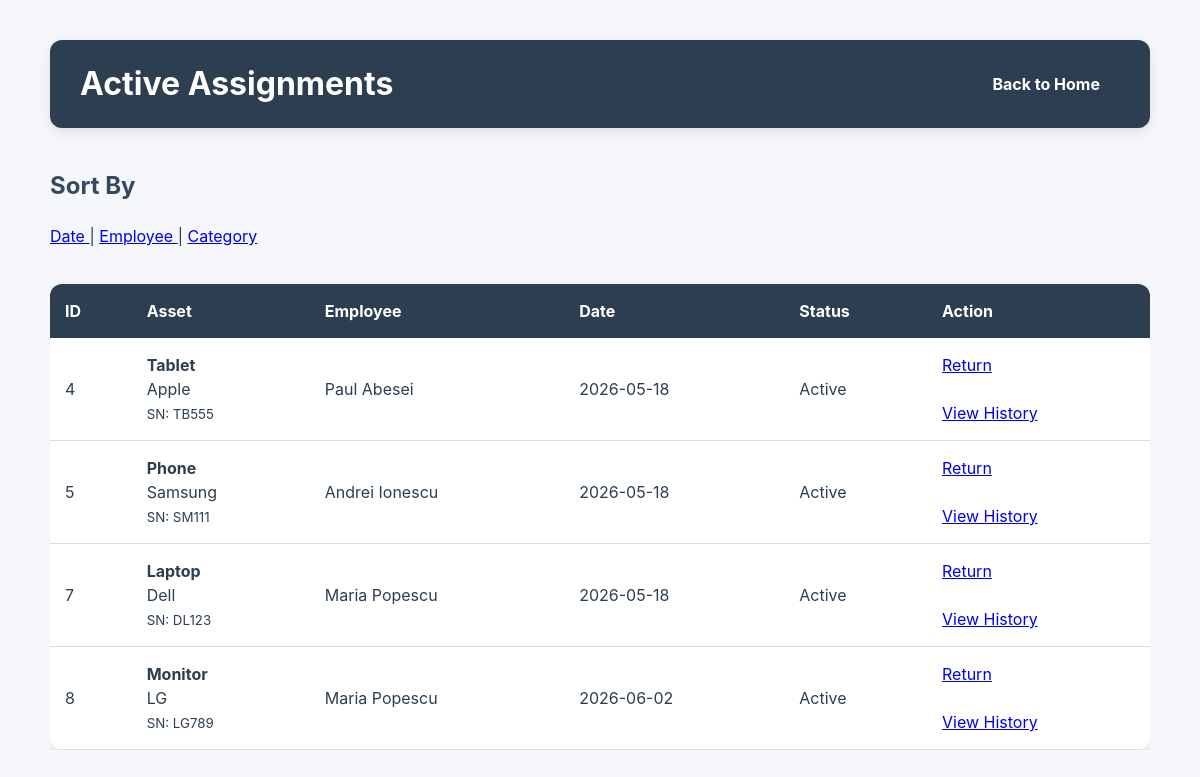
The app's page /assignments with its own data.
### tables this page shows
CREATE TABLE assignments (
                id INTEGER PRIMARY KEY AUTOINCREMENT,
                asset_id INTEGER NOT NULL,
                employee_id INTEGER NOT NULL,
                assigned_date TEXT NOT NULL,
                returned_date TEXT,
                status TEXT NOT NULL DEFAULT 'Active',

                FOREIGN KEY (asset_id)
                    REFERENCES assets(id),

                FOREIGN KEY (employee_id)
                    REFERENCES employees(id)
            );

CREATE TABLE assets (
                id INTEGER PRIMARY KEY AUTOINCREMENT,
                category TEXT NOT NULL,
                brand TEXT NOT NULL,
                serial_number TEXT UNIQUE NOT NULL,
                status TEXT NOT NULL DEFAULT 'Available',
                purchase_date TEXT
            );

CREATE TABLE employees (
                id INTEGER PRIMARY KEY AUTOINCREMENT,
                first_name TEXT NOT NULL,
                last_name TEXT NOT NULL,
                department TEXT
            );

### routes/assignments.py (the view)
    @app.route("/assignments")
    def list_assignments() -> str:
        sort_by = request.args.get("sort", "date")
        data = get_active_assignments(sort_by)
        return render_template(
            "assignments/list.html",
            assignments=data
        )

### templates/assignments/list.html (shortened to what this page needs)
<!DOCTYPE html>
<html lang="en">
<head>
    <link rel="stylesheet"
          href="{{ url_for('static', filename='style.css') }}">
</head>
<body>
<div class="container">
    <div class="page-header">
        <h1>Active Assignments</h1>
        <a href="{{ url_for('home') }}"
           class="btn">
            Back to Home
        </a>
    </div>
    <h2>Sort By</h2>
    <p>
        <a href="{{ url_for('list_assignments', sort='date') }}">
            Date
        </a>
        |
        <a href="{{ url_for('list_assignments', sort='name') }}">
            Employee
        </a>
        |
        <a href="{{ url_for('list_assignments', sort='category') }}">
            Category
        </a>
    </p>
    {% if assignments %}
        <div class="table-wrapper">
            <table>
                <thead>
                    <tr>
                        <th>ID</th>
                        <th>Asset</th>
                        <th>Employee</th>
                        <th>Date</th>
                        <th>Status</th>
                        <th>Action</th>
                    </tr>
                </thead>
                <tbody>
                    {% for row in assignments %}
                    <tr>
                        <td>
                            {{ row["assignment_id"] }}
                        </td>
                        <td>
                            <strong>
                                {{ row["category"] }}
                            </strong>
                            <br>
                            {{ row["brand"] }}
                            <br>
                            <small>
                                SN:
                                {{ row["serial_number"] }}
                            </small>
                        </td>
                        <td>
                            {{ row["first_name"] }}
                            {{ row["last_name"] }}
                        </td>
                        <td>
                            {{ row["assigned_date"] }}
                        </td>
                        <td>
                            {{ row["status"] }}
                        </td>
                        <td>
                            <div class="action-links">
                                <a href="{{ url_for('return_asset_route', assignment_id=row['assignment_id']) }}"
                                   onclick="return confirm('Return this asset?')">
                                    Return
                                </a>
                                <br><br>
                                <a href="{{ url_for('asset_history', asset_id=row['asset_id']) }}">
                                    View History
                                </a>
                            </div>
                        </td>
                    </tr>
                    {% endfor %}
                </tbody>
            </table>
        </div>
    {% else %}
        <p>
            No active assignments found.
        </p>
    {% endif %}
</div>
</body>
</html>

### design/style.css (style rules this page uses)
:root { --color-primary: #2c3e50; --color-primary-light: #34495e; --color-background: #f4f6f9; --color-surface: #ffffff; --color-border: #dcdfe3; --color-success-bg: #d4edda; --color-success-text: #155724; --color-error-bg: #f8d7da; --color-error-text: #721c24; --color-warning-bg: #fff3cd; --color-warning-text: #856404; --shadow-sm: 0 2px 8px rgba(0, 0, 0, 0.08); --shadow-md: 0 4px 12px rgba(0, 0, 0, 0.10); --radius-sm: 8px; --radius-md: 12px; --transition-fast: 0.2s ease; }
* { box-sizing: border-box; }
body { font-family: Inter, -apple-system, BlinkMacSystemFont, "Segoe UI", sans-serif; line-height: 1.5; background-image: linear-gradient( rgba(244, 246, 249, 0.92), rgba(244, 246, 249, 0.92) ), url("https://images.unsplash.com/photo-1497366754035-f200968a6e72?q=80&w=1600&auto=format&fit=crop"); background-size: cover; background-position: center; background-attachment: fixed; margin: 0; padding: 40px; color: var(--color-primary); }
.container { max-width: 1100px; margin: auto; }
h1 { color: var(--color-primary); margin-bottom: 10px; }
h2 { color: var(--color-primary-light); margin-top: 40px; }
.btn, button { display: inline-block; background-color: var(--color-primary); color: white; padding: 12px 20px; border: none; border-radius: var(--radius-sm); text-decoration: none; font-weight: bold; cursor: pointer; transition: background-color var(--transition-fast), transform var(--transition-fast), box-shadow var(--transition-fast); }
.table-wrapper { overflow-x: auto; }
table { width: 100%; border-collapse: collapse; background: var(--color-surface); border-radius: var(--radius-md); overflow: hidden; box-shadow: var(--shadow-md); margin-top: 20px; }
table th { background-color: var(--color-primary); color: white; padding: 15px; text-align: left; }
table td { padding: 15px; border-bottom: 1px solid #ddd; }
.page-header { display: flex; justify-content: space-between; align-items: center; gap: 20px; margin-bottom: 30px; background-color: var(--color-primary); padding: 20px 30px; border-radius: var(--radius-md); box-shadow: var(--shadow-md); }
.page-header h1 { margin: 0; color: white; }

### records on screen
assignments: assignment_id "4", category "Tablet", brand "Apple", serial_number "TB555", first_name "Paul", last_name "Abesei", assigned_date "2026-05-18", status "Active"
assignments: assignment_id "5", category "Phone", brand "Samsung", serial_number "SM111", first_name "Andrei", last_name "Ionescu", assigned_date "2026-05-18", status "Active"
assignments: assignment_id "7", category "Laptop", brand "Dell", serial_number "DL123", first_name "Maria", last_name "Popescu", assigned_date "2026-05-18", status "Active"
assignments: assignment_id "8", category "Monitor", brand "LG", serial_number "LG789", first_name "Maria", last_name "Popescu", assigned_date "2026-06-02", status "Active"
